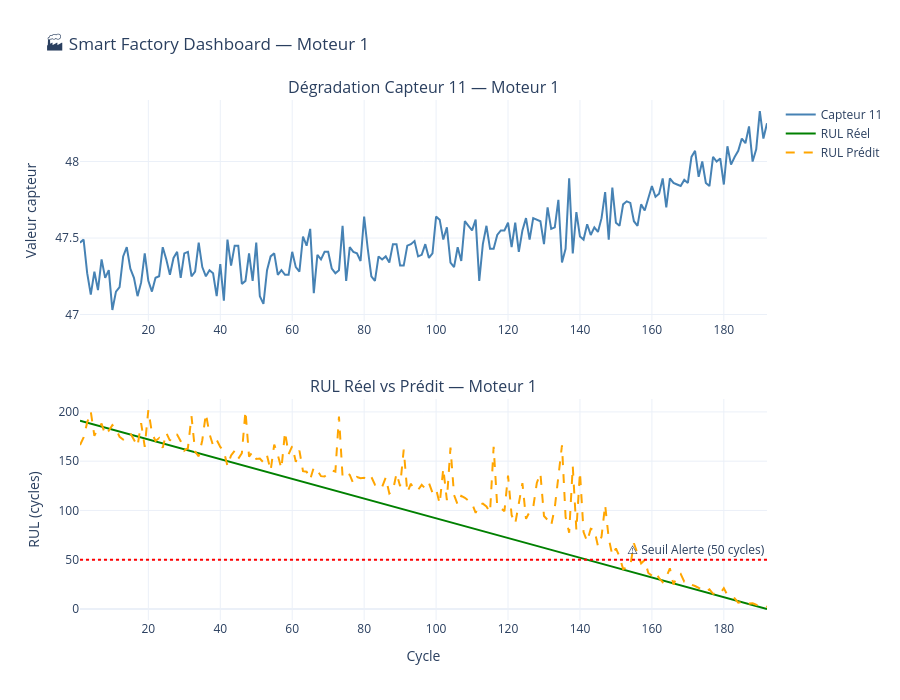

Here is the notebook cell this chart was saved with:
### Code cell
# Créer figure avec 2 graphiques superposés
fig = make_subplots(
    rows=2, cols=1,
    subplot_titles=(
        f'Dégradation Capteur 11 — Moteur {moteur_id}',
        f'RUL Réel vs Prédit — Moteur {moteur_id}'
    ),
    vertical_spacing=0.15
)

# ── Graphique 1 : Capteur 11 ──
fig.add_trace(
    go.Scatter(
        x=moteur['cycle'],
        y=moteur['capteur_11'],
        name='Capteur 11',
        line=dict(color='steelblue', width=2)
    ),
    row=1, col=1
)

# ── Graphique 2 : RUL Réel ──
fig.add_trace(
    go.Scatter(
        x=moteur['cycle'],
        y=moteur['RUL'],
        name='RUL Réel',
        line=dict(color='green', width=2)
    ),
    row=2, col=1
)

# ── Graphique 2 : RUL Prédit ──
fig.add_trace(
    go.Scatter(
        x=moteur['cycle'],
        y=moteur['RUL_predit'],
        name='RUL Prédit',
        line=dict(color='orange', width=2, dash='dash')
    ),
    row=2, col=1
)

# ── Ligne d'alerte RUL = 50 ──
fig.add_hline(
    y=50,
    line_dash='dot',
    line_color='red',
    annotation_text='⚠️ Seuil Alerte (50 cycles)',
    row=2, col=1
)

# ── Mise en forme ──
fig.update_layout(
    title=f'🏭 Smart Factory Dashboard — Moteur {moteur_id}',
    height=700,
    template='plotly_white',
    hovermode='x unified'
)

fig.update_xaxes(title_text='Cycle', row=2, col=1)
fig.update_yaxes(title_text='Valeur capteur', row=1, col=1)
fig.update_yaxes(title_text='RUL (cycles)', row=2, col=1)

fig.show()

### Figure 1 — Plotly figure (JSON) as saved in the notebook; plotly's stock layout.template omitted (floating-point values rounded to 4 significant figures; data arrays with more than 128 entries replaced by an {"elided": "..."} marker saying what was removed)
{"data": [{"line": {"color": "steelblue", "width": 2}, "name": "Capteur 11", "type": "scatter", "x": {"elided": "192 int values"}, "xaxis": "x", "y": {"elided": "192 float values"}, "yaxis": "y"}, {"line": {"color": "green", "width": 2}, "name": "RUL Réel", "type": "scatter", "x": {"elided": "192 int values"}, "xaxis": "x2", "y": {"elided": "192 int values"}, "yaxis": "y2"}, {"line": {"color": "orange", "dash": "dash", "width": 2}, "name": "RUL Prédit", "type": "scatter", "x": {"elided": "192 int values"}, "xaxis": "x2", "y": {"elided": "192 float values"}, "yaxis": "y2"}], "layout": {"annotations": [{"font": {"size": 16}, "showarrow": false, "text": "Dégradation Capteur 11 — Moteur 1", "x": 0.5, "xanchor": "center", "xref": "paper", "y": 1, "yanchor": "bottom", "yref": "paper"}, {"font": {"size": 16}, "showarrow": false, "text": "RUL Réel vs Prédit — Moteur 1", "x": 0.5, "xanchor": "center", "xref": "paper", "y": 0.425, "yanchor": "bottom", "yref": "paper"}, {"showarrow": false, "text": "⚠️ Seuil Alerte (50 cycles)", "x": 1, "xanchor": "right", "xref": "x2 domain", "y": 50, "yanchor": "bottom", "yref": "y2"}], "height": 700, "hovermode": "x unified", "shapes": [{"line": {"color": "red", "dash": "dot"}, "type": "line", "x0": 0, "x1": 1, "xref": "x2 domain", "y0": 50, "y1": 50, "yref": "y2"}], "title": {"text": "🏭 Smart Factory Dashboard — Moteur 1"}, "xaxis": {"anchor": "y", "domain": [0, 1]}, "xaxis2": {"anchor": "y2", "domain": [0, 1], "title": {"text": "Cycle"}}, "yaxis": {"anchor": "x", "domain": [0.575, 1], "title": {"text": "Valeur capteur"}}, "yaxis2": {"anchor": "x2", "domain": [0, 0.425], "title": {"text": "RUL (cycles)"}}}}
